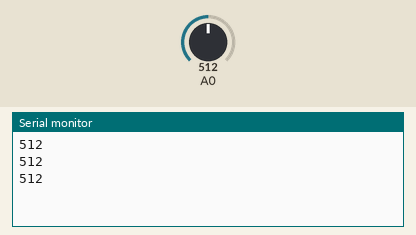
This sketch was run on a simulated Arduino Uno, built with avr-gcc and run on an emulated ATmega328P. Shown: the last lines printed to the serial monitor. The inputs (shaded band) are chosen by the test bench; at power-on: A0 = 512.

Above: at 1.3 s.
1.4 s: A0 set to 716
At 1.9 s:
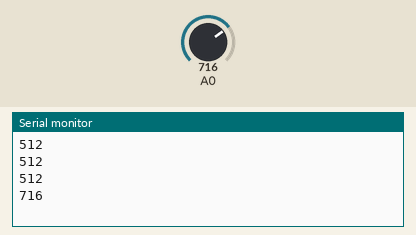
2.9 s: A0 set to 900
At 3.4 s:
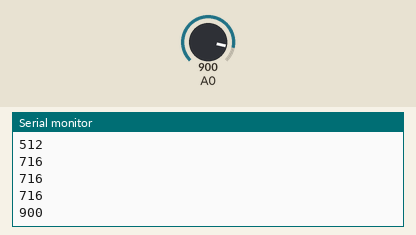
Timing chart, 0 to 5.9 s (numbered marks = the images above; inputs shaded):
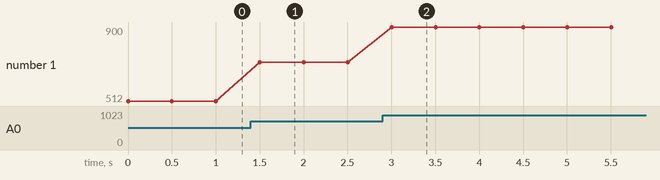

The sketch:

Sender.ino
```cpp
//https://www.youtube.com/watch?v=YOUzdf5SpuU

void setup() {
  // put your setup code here, to run once:
  Serial.begin(9600);
}

void loop() {
  // put your main code here, to run repeatedly:

  //baca nilai sensor
  int Sensor = analogRead(0);
  //tampilkan ke serial monitor
  Serial.println(Sensor);
  delay(500);
}
```

Measured:
- after the input at 1.4 s, the serial monitor: prints a new line after 0.10 s (image 1)
- after the input at 2.9 s, the serial monitor: prints a new line after 0.10 s (image 2)
- plotted number 1: 512 → 716 after the input at 1.4 s, 716 → 900 after the input at 2.9 s
